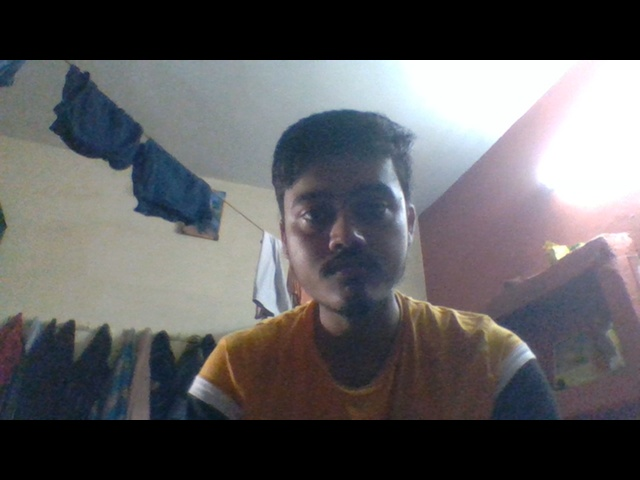
#> input picture photo/count 1 .jpg, 640 x 480 px, given in place of the camera
$ jupyter execute --allow-errors 'MOTION Detector.ipynb'
#> lines starting #> are read from the running program, lines starting #| are printed output that depends on the picture
[cell 1]
# Python program to implement
# WebCam Motion Detector

# importing OpenCV, time and Pandas library
import cv2, time, pandas
# importing datetime class from datetime library
from datetime import datetime

# Assigning our static_back to None
static_back = None

# List when any moving object appear
motion_list = [ None, None ]

# Time of movement
time = []

# Initializing DataFrame, one column is start
# time and other column is end time
df = pandas.DataFrame(columns = ["Start", "End"])

# Capturing video
video = cv2.VideoCapture(0)

# Infinite while loop to treat stack of image as video
while True:
	# Reading frame(image) from video
	check, frame = video.read()
#> frame is the input picture: shape (480, 640, 3); mean B, G, R 96.4, 94.2, 95.1

	# Initializing motion = 0(no motion)
	motion = 0

	# Converting color image to gray_scale image
	gray = cv2.cvtColor(frame, cv2.COLOR_BGR2GRAY)
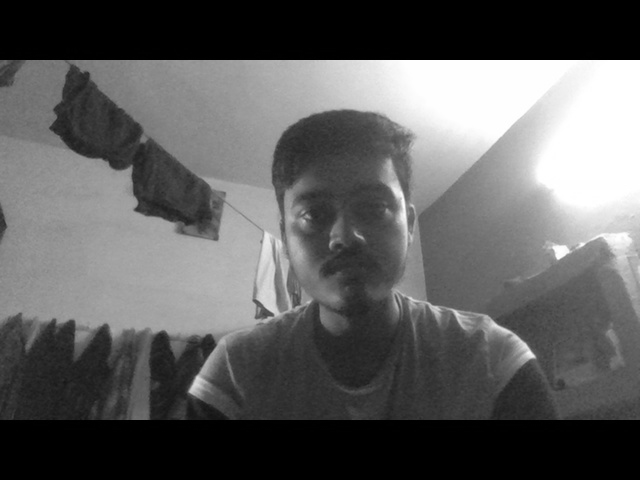
#> gray: shape (480, 640); min 0, max 255, mean 94.7

	# Converting gray scale image to GaussianBlur
	# so that change can be find easily
	gray = cv2.GaussianBlur(gray, (21, 21), 0)
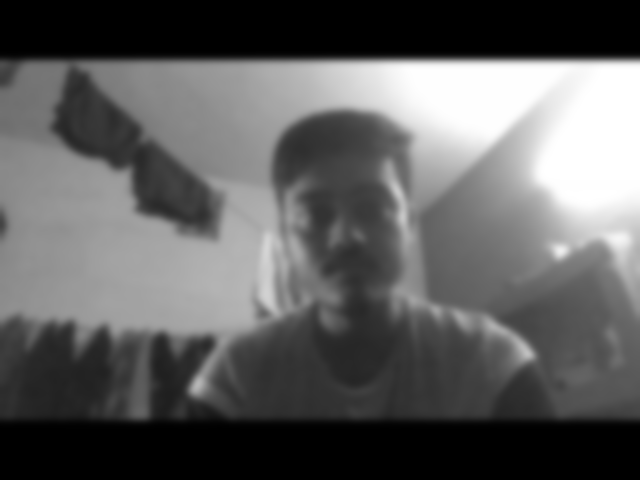
#> gray: shape (480, 640); min 0, max 255, mean 94.7

	# In first iteration we assign the value
	# of static_back to our first frame
	if static_back is None:
		static_back = gray
		continue

	# Difference between static background
	# and current frame(which is GaussianBlur)
	diff_frame = cv2.absdiff(static_back, gray)

	# If change in between static background and
	# current frame is greater than 30 it will show white color(255)
	thresh_frame = cv2.threshold(diff_frame, 30, 255, cv2.THRESH_BINARY)[1]
	thresh_frame = cv2.dilate(thresh_frame, None, iterations = 2)

	# Finding contour of moving object
	(cnts, _) = cv2.findContours(thresh_frame.copy(), cv2.RETR_EXTERNAL, cv2.CHAIN_APPROX_SIMPLE)

	for contour in cnts:
		if cv2.contourArea(contour) < 10000:
			continue
		motion = 1

		(x, y, w, h) = cv2.boundingRect(contour)
		# making green rectangle arround the moving object
		cv2.rectangle(frame, (x, y), (x + w, y + h), (0, 255, 0), 3)

	# Appending status of motion
	motion_list.append(motion)

	motion_list = motion_list[-2:]

	# Appending Start time of motion
	if motion_list[-1] == 1 and motion_list[-2] == 0:
		time.append(datetime.now())

	# Appending End time of motion
	if motion_list[-1] == 0 and motion_list[-2] == 1:
		time.append(datetime.now())

	# Displaying image in gray_scale
	cv2.imshow("Gray Frame", gray)

	# Displaying the difference in currentframe to
	# the staticframe(very first_frame)
	cv2.imshow("Difference Frame", diff_frame)

	# Displaying the black and white image in which if
	# intencity difference greater than 30 it will appear white
	cv2.imshow("Threshold Frame", thresh_frame)

	# Displaying color frame with contour of motion of object
	cv2.imshow("Color Frame", frame)

	key = cv2.waitKey(1)
	# if q entered whole process will stop
	if key == ord('q'):
		# if something is movingthen it append the end time of movement
		if motion == 1:
			time.append(datetime.now())
		break

# Appending time of motion in DataFrame
for i in range(0, len(time), 2):
	df = df.append({"Start":time[i], "End":time[i + 1]}, ignore_index = True)
#> this loop made 0 passes

# Creating a csv file in which time of movements will be saved
#> (the rest of this cell did not finish here and is left out)
